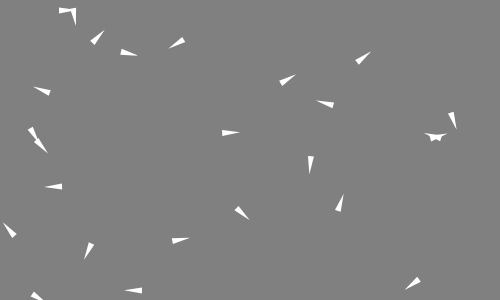
Frame 1 (no input)
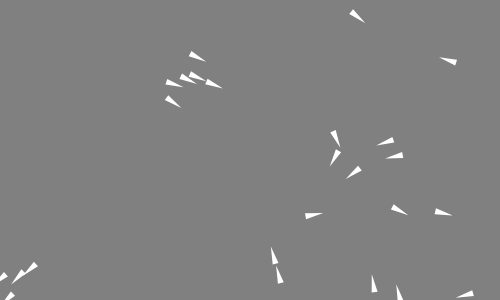
Frame 60 (no input)
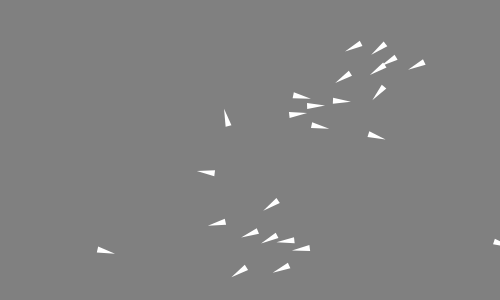
Frame 120 (the mouse pressed at the canvas centre since frame 60)

The p5.js sketch that drew these frames (run headless with seeded random() and noise() and a simulated clock; from frame 60 on, the mouse is pressed at the canvas centre):

// p5.js sketch
// ── sketch.js
const boids = []

let alignSlider, cohesionSlider, separationSlider, detectSlider

let periphery

function setup() 
{
	createCanvas(500, 300)
	colorMode(RGB, 1)
	periphery = PI/4


	alignSlider = createSlider(0, 2, 1, 0.1)
	cohesionSlider = createSlider(0, 2, 0.9, 0.1)
	separationSlider = createSlider(0, 2, 1, 0.1)
	detectSlider = createSlider(0, 1000, 1, 10)

	for (let i = 0; i < 25; i++) 
	{
		boids.push(new Boid())
	}
}

function draw() 
{
	background(0.5)

	//boids[0].color = color(0, 1, 1)

	for (let boid of boids) 
	{
		boid.edges()
		boid.flock(boids)
		boid.update()


		boid.show()









		// if (boid == boids[0])
		// {
		// 	push()
		// 		//noStroke()
		// 		fill(1, 0, 0, 0.1)
		// 		translate(boid.position.x, boid.position.y)
		// 		rotate(boid.velocity.heading())

		// 		//arc(x, y, w, h, start, stop, [mode], [detail])
		// 		arc(0, 0, 200, 200, -periphery, periphery)
		// 	pop()


		// 	//boid.detect(boids)
		// }
	}
}




// function mousePressed() {
//   noLoop()
// }

// function mouseReleased() {
//   loop()
// }
// ── boid.js
// Flocking
// Daniel Shiffman
// https://thecodingtrain.com/CodingChallenges/124-flocking-boids.html
// https://youtu.be/mhjuuHl6qHM
// https://editor.p5js.org/codingtrain/sketches/ry4XZ8OkN

class Boid 
{
    constructor() 
    {
        this.position = createVector(random(width), random(height))
        this.velocity = p5.Vector.random2D()
        this.velocity.setMag(random(2, 3))
        this.acceleration = createVector()
        this.maxForce = 0.1
        this.maxSpeed = 3
        this.color = color(1,1,1)
    }

    edges() 
    {
        if (this.position.x > width) 
        {
          this.position.x = 0
        } else if (this.position.x < 0) 
        {
          this.position.x = width
        }
        if (this.position.y > height) 
        {
          this.position.y = 0
        } else if (this.position.y < 0) 
        {
          this.position.y = height
        }
    }

    align(boids) 
    {
        let perceptionRadius = 50
        let steering = createVector()
        let total = 0
        for (let other of boids) 
        {
            let d = dist(this.position.x,this.position.y, other.position.x, other.position.y)
            if (other != this && d < perceptionRadius) 
            {
                steering.add(other.velocity)
                total++
            }
        }
        if (total > 0) 
        {
            steering.div(total)
            steering.setMag(this.maxSpeed)
            steering.sub(this.velocity)
            steering.limit(this.maxForce)
        }
        return steering
    }

    separation(boids) 
    {
        let perceptionRadius = 50
        let steering = createVector()
        let total = 0
        for (let other of boids) 
        {
            let d = dist(this.position.x,this.position.y, other.position.x, other.position.y)
          if (other != this && d < perceptionRadius) 
          {
            let diff = p5.Vector.sub(this.position, other.position)
            diff.div(d * d)
            steering.add(diff)
            total++
          }
        }
        if (total > 0) 
        {
          steering.div(total)
          steering.setMag(this.maxSpeed)
          steering.sub(this.velocity)
          steering.limit(this.maxForce)
        }
        return steering
    }

    cohesion(boids) 
    {
        let perceptionRadius = 50
        let steering = createVector()
        let total = 0
        for (let other of boids) 
        {
            let d = dist(this.position.x,this.position.y, other.position.x, other.position.y)
          if (other != this && d < perceptionRadius) 
          {
            steering.add(other.position)
            total++
          }
        }
        if (total > 0) 
        {
          steering.div(total)
          steering.sub(this.position)
          steering.setMag(this.maxSpeed)
          steering.sub(this.velocity)
          steering.limit(this.maxForce)
        }
        return steering
    }

    detect(boids)
    {
        let perceptionRadius = 50
        let steering = createVector()
        let orthoVec = createVector()

        let total = 0

        for (let other of boids) 
        {
            let diff =  p5.Vector.sub(other.position,this.position)
            let d = dist(this.position.x,this.position.y, other.position.x, other.position.y)

            let angle = diff.angleBetween(this.velocity)


            if (other != this && abs(angle) < periphery && d < perceptionRadius)
            {
                orthoVec.x = -diff.y
                orthoVec.y = diff.x 

                //print(orthoVec)

                steering.add(orthoVec)
                total++
            }

            if (total > 0)
            {
                steering.div(total)
                steering.setMag(this.maxSpeed)
                steering.sub(this.velocity)
                steering.limit(this.maxForce)
            }

            return steering
        }
    }


    flock(boids) 
    {
        let alignment = this.align(boids)
        let cohesion = this.cohesion(boids)
        let separation = this.separation(boids)
        let detect = this.detect(boids)

        alignment.mult(alignSlider.value())
        cohesion.mult(cohesionSlider.value())
        separation.mult(separationSlider.value())
        detect.mult(detectSlider.value())

        this.acceleration.add(alignment)
        this.acceleration.add(cohesion)
        this.acceleration.add(separation)
        this.acceleration.add(detect)
    } 


    update() 
    {
        this.position.add(this.velocity)
        this.velocity.add(this.acceleration)
        this.velocity.limit(this.maxSpeed)
        this.acceleration.mult(0)
    }


    show() 
    {
        push()
          noStroke()
          fill(this.color)
          translate(this.position.x, this.position.y)
          rotate(this.velocity.heading() + PI/2)
          triangle(0, -15, -3, 3, 3, 3)
        pop()
    }
}

    // if (abs(angle) < periphery && d < perceptionRadius)
    // {
    //     other.color = color(1, 0, 0)
    // }
    // else
    // {
    //     other.color = color(1, 1, 1)
    // }
